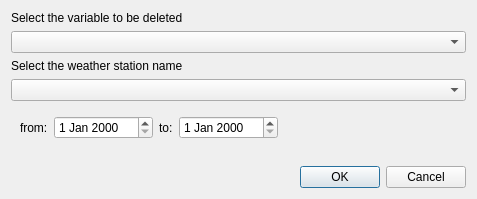
<?xml version="1.0" encoding="UTF-8"?>
<ui version="4.0">
 <class>Dialog</class>
 <widget class="QDialog" name="Dialog">
  <property name="geometry">
   <rect>
    <x>0</x>
    <y>0</y>
    <width>477</width>
    <height>199</height>
   </rect>
  </property>
  <property name="maximumSize">
   <size>
    <width>1000</width>
    <height>1000</height>
   </size>
  </property>
  <property name="windowTitle">
   <string>General settings</string>
  </property>
  <property name="locale">
   <locale language="English" country="UnitedKingdom"/>
  </property>
  <layout class="QVBoxLayout" name="verticalLayout">
   <item>
    <widget class="QLabel" name="METEOVAR_LBL">
     <property name="text">
      <string>Select the variable to be deleted</string>
     </property>
    </widget>
   </item>
   <item>
    <widget class="QComboBox" name="METEOVAR_CB"/>
   </item>
   <item>
    <widget class="QLabel" name="WS_LBL">
     <property name="text">
      <string>Select the weather station name</string>
     </property>
    </widget>
   </item>
   <item>
    <widget class="QComboBox" name="WS_CB"/>
   </item>
   <item>
    <widget class="QWidget" name="widget" native="true">
     <layout class="QHBoxLayout" name="horizontalLayout_2">
      <item>
       <widget class="QLabel" name="FROMLBL">
        <property name="text">
         <string>from:</string>
        </property>
       </widget>
      </item>
      <item>
       <widget class="QDateEdit" name="FROMDATE"/>
      </item>
      <item>
       <widget class="QLabel" name="TOLBL">
        <property name="text">
         <string>to:</string>
        </property>
       </widget>
      </item>
      <item>
       <widget class="QDateEdit" name="TODATE"/>
      </item>
      <item>
       <spacer name="horizontalSpacer">
        <property name="orientation">
         <enum>Qt::Horizontal</enum>
        </property>
        <property name="sizeHint" stdset="0">
         <size>
          <width>40</width>
          <height>20</height>
         </size>
        </property>
       </spacer>
      </item>
     </layout>
    </widget>
   </item>
   <item>
    <spacer name="verticalSpacer">
     <property name="orientation">
      <enum>Qt::Vertical</enum>
     </property>
     <property name="sizeHint" stdset="0">
      <size>
       <width>20</width>
       <height>40</height>
      </size>
     </property>
    </spacer>
   </item>
   <item>
    <widget class="QDialogButtonBox" name="buttonBox">
     <property name="orientation">
      <enum>Qt::Horizontal</enum>
     </property>
     <property name="standardButtons">
      <set>QDialogButtonBox::Cancel|QDialogButtonBox::Ok</set>
     </property>
    </widget>
   </item>
  </layout>
 </widget>
 <resources/>
 <connections/>
</ui>
